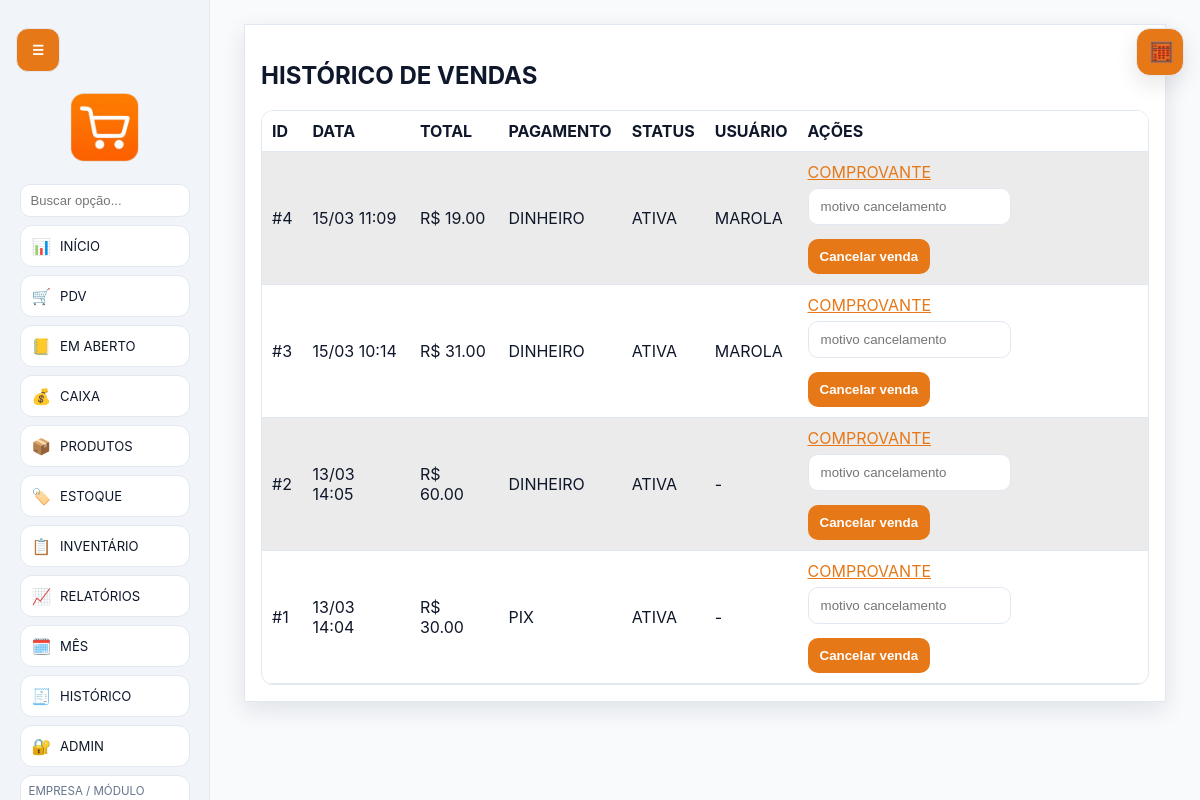
/sales (signed in), run on the app's committed database.
### tables this page shows
CREATE TABLE system_settings (
            key TEXT PRIMARY KEY,
            value TEXT NOT NULL
        );

CREATE TABLE sales (
            id INTEGER PRIMARY KEY AUTOINCREMENT,
            created_at TEXT NOT NULL,
            subtotal REAL NOT NULL,
            discount REAL NOT NULL,
            total REAL NOT NULL,
            payment_method TEXT NOT NULL,
            status TEXT NOT NULL DEFAULT 'ACTIVE',
            cancellation_reason TEXT,
            cash_session_id INTEGER, performed_by TEXT,
            FOREIGN KEY(cash_session_id) REFERENCES cash_sessions(id)
        );

### app.py (the view)
@app.route("/sales")
def sales_history():
    redirect_resp = require_login()
    if redirect_resp:
        return redirect_resp
    db = get_db()
    sales = db.execute("SELECT * FROM sales ORDER BY id DESC LIMIT 100").fetchall()
    return render_template("sales_history.html", sales=sales, payment_methods=PAYMENT_METHODS)

### app.py (called while the page is built)
def resolve_db_path() -> Path:
    endpoint = request.endpoint or ""
    if endpoint in CORE_ENDPOINTS or endpoint.startswith("admin_"):
        return MASTER_DB_PATH
    selected = session.get("module_db")
    if not selected:
        return MASTER_DB_PATH
    return BASE_DIR / str(selected)

def get_master_db() -> sqlite3.Connection:
    if "master_db" not in g:
        init_db(MASTER_DB_PATH, seed_modules=True)
        conn = sqlite3.connect(MASTER_DB_PATH)
        conn.row_factory = sqlite3.Row
        conn.execute("PRAGMA foreign_keys = ON")
        g.master_db = conn
    return g.master_db

def get_db() -> sqlite3.Connection:
    db_path = resolve_db_path()
    if "db" not in g or g.get("db_path") != str(db_path):
        previous = g.pop("db", None)
        if previous is not None:
            previous.close()
        init_db(db_path, seed_modules=(db_path == MASTER_DB_PATH))
        conn = sqlite3.connect(db_path)
        conn.row_factory = sqlite3.Row
        conn.execute("PRAGMA foreign_keys = ON")
        g.db = conn
        g.db_path = str(db_path)
    return g.db

def get_system_name(db: sqlite3.Connection) -> str:
    row = db.execute("SELECT value FROM system_settings WHERE key = 'system_name'").fetchone()
    return row["value"] if row else "Quadrinhas Drinks Vendas"

def get_setting(db: sqlite3.Connection, key: str, default: str = "") -> str:
    row = db.execute("SELECT value FROM system_settings WHERE key = ?", (key,)).fetchone()
    return row["value"] if row else default

def maybe_run_daily_backup() -> None:
    db = get_master_db()
    if get_setting(db, "backup_enabled", "1") != "1":
        return
    today = datetime.now().strftime("%Y-%m-%d")
    last_run = get_setting(db, "backup_last_run_date", "")
    if last_run == today:
        return
    keep_days = int(get_setting(db, "backup_keep_days", "30") or "30")
    create_backup_archive()
    cleanup_old_backups(keep_days)
    set_setting(db, "backup_last_run_date", today)
    db.commit()

def is_password_hashed(password: str) -> bool:
    return password.startswith("scrypt:") or password.startswith("pbkdf2:")

def hash_password(password: str) -> str:
    return generate_password_hash(password)

def user_allowed_tabs(user: sqlite3.Row | None) -> set[str]:
    if not user:
        return set()
    if user["role"] == "ADMIN":
        return set(DEFAULT_USER_TABS)
    return parse_allowed_tabs(user["allowed_tabs"])

def now_iso() -> str:
    return datetime.now().isoformat(timespec="seconds")

### templates/sales_history.html
{% extends 'base.html' %}
{% block content %}
<section class="card">
  <h2>Histórico de Vendas</h2>
  <table><tr><th>ID</th><th>Data</th><th>Total</th><th>Pagamento</th><th>Status</th><th>Usuário</th><th>Ações</th></tr>
    {% for s in sales %}
      <tr>
        <td>#{{ s['id'] }}</td><td>{{ s['created_at']|fmt_dt }}</td><td>R$ {{ '%.2f'|format(s['total']) }}</td><td>{{ s['payment_method'] }}</td><td>{{ s['status']|label_status }}</td><td>{{ s['performed_by'] or '-' }}</td>
        <td>
          <a href="{{ url_for('sale_receipt', sale_id=s['id']) }}">Comprovante</a>
          {% if s['status'] == 'ACTIVE' %}
          <form method="post" action="{{ url_for('cancel_sale', sale_id=s['id']) }}" class="inline">
            <input name="reason" placeholder="motivo cancelamento" required>
            <button>Cancelar venda</button>
          </form>
          {% endif %}
        </td>
      </tr>
    {% else %}
      <tr><td colspan="7">Nenhuma venda registrada ainda.</td></tr>
    {% endfor %}
  </table>
</section>
{% endblock %}

### templates/base.html (shortened to what this page needs)
<!doctype html>
<html lang="pt-BR">
<head>
  <link rel="stylesheet" href="{{ url_for('static', filename='style.css', v=asset_version) }}">
</head>
<body class="light-theme">
  {% if session.get('user_id') %}
  <button id="menu-toggle" class="menu-toggle" type="button" aria-label="Abrir ou fechar menu">☰</button>
  <aside id="side-menu" class="side-menu">
    <div class="menu-header">
      <img src="{{ url_for('static', filename=logo_path) }}" alt="Logo da loja" class="store-logo" onerror="this.style.display='none';this.nextElementSibling.style.display='block';">
    </div>
    <nav class="menu-nav">
      <div class="menu-filter-wrap">
        <input id="menu-filter" type="search" placeholder="Buscar opção..." autocomplete="off" aria-label="Buscar opção no menu">
      </div>
      {% if is_admin or 'dashboard' in allowed_tabs %}
      <a href="{{ url_for('dashboard') }}" title="Início"><span>📊</span><small>Início</small></a>
      {% endif %}
      {% if is_admin or 'pdv' in allowed_tabs %}
      <a href="{{ url_for('pdv') }}" title="PDV"><span>🛒</span><small>PDV</small></a>
      {% endif %}
      {% if is_admin or 'mesa' in allowed_tabs %}
      <a href="{{ url_for('mesa') }}" title="Em Aberto"><span>📒</span><small>Em Aberto</small></a>
      {% endif %}
      {% if is_admin or 'cash' in allowed_tabs %}
      <a href="{{ url_for('cash') }}" title="Caixa"><span>💰</span><small>Caixa</small></a>
      {% endif %}
      {% if is_admin or 'products' in allowed_tabs %}
      <a href="{{ url_for('products') }}" title="Produtos"><span>📦</span><small>Produtos</small></a>
      {% endif %}
      {% if is_admin or 'stock' in allowed_tabs %}
      <a href="{{ url_for('stock') }}" title="Estoque"><span>🏷️</span><small>Estoque</small></a>
      {% endif %}
      {% if is_admin or 'inventory' in allowed_tabs %}
      <a href="{{ url_for('inventory') }}" title="Inventário"><span>📋</span><small>Inventário</small></a>
      {% endif %}
      {% if is_admin or 'reports' in allowed_tabs %}
      <a href="{{ url_for('reports') }}" title="Relatórios"><span>📈</span><small>Relatórios</small></a>
      {% endif %}
      {% if is_admin or 'monthly' in allowed_tabs %}
      <a href="{{ url_for('monthly_management') }}" title="Gerenciar mês"><span>🗓️</span><small>Mês</small></a>
      {% endif %}
      {% if is_admin or 'sales' in allowed_tabs %}
      <a href="{{ url_for('sales_history') }}" title="Histórico"><span>🧾</span><small>Histórico</small></a>
      {% endif %}
      {% if is_admin %}
      <a href="{{ url_for('admin_users') }}" title="Admin"><span>🔐</span><small>Admin</small></a>
      {% endif %}
      {% if modules %}
      <form method="post" action="{{ url_for('select_module') }}" class="module-switcher">
        <label for="module_id">Empresa / Módulo</label>
      </form>
      {% endif %}
    </nav>
  </aside>
  {% endif %}
  <main class="app-main {% if session.get('user_id') %}with-sidebar{% endif %}">
    {% block content %}{% endblock %}
  </main>
  <button id="floating-calc-toggle" class="floating-calc-toggle" type="button" aria-label="Abrir calculadora" title="Calculadora">🧮</button>
</body>
</html>

### static/style.css (style rules this page uses)
body { --bg: #F8FAFC; --surface: #FFFFFF; --surface-2: #FFFFFF; --sidebar: #F1F5F9; --text: #0F172A; --muted: #64748B; --primary: #e67817; --primary-hover: #cf6510; --success: #d8f5e1; --danger: #ffdfe5; --warning: #fff1cb; --border: #E2E8F0; --link: #e67817; --shadow: 0 8px 22px rgba(15, 23, 42, 0.10); }
* { box-sizing: border-box; }
body { font-family: Inter, Segoe UI, Roboto, Arial, sans-serif; background: var(--bg); color: var(--text); margin: 0; min-height: 100vh; text-transform: uppercase; }
body.light-theme { background: var(--bg); }
.menu-toggle { position: fixed; top: 22px; left: 16px; z-index: 30; width: 44px; height: 44px; border-radius: 12px; border: 1px solid var(--border); background: var(--primary); color: #fff; cursor: pointer; }
.side-menu { position: fixed; top: 0; left: 0; width: 210px; height: 100vh; overflow-y: auto; overflow-x: hidden; background: var(--sidebar); border-right: 1px solid var(--border); display: flex; flex-direction: column; padding: 14px 10px; gap: 14px; align-items: center; transition: transform 0.25s ease; z-index: 20; }
body.light-theme .side-menu { background: var(--sidebar); }
.store-logo { width: 120px; max-height: 70px; object-fit: contain; display: block; margin: 78px auto 8px; }
.menu-nav { width: 100%; display: grid; gap: 8px; justify-items: center; margin: auto 0; }
.menu-filter-wrap { width: 170px; }
#menu-filter { margin: 0; padding: 8px 10px; font-size: 0.82rem; border-radius: 10px; }
.menu-nav a { width: 170px; min-height: 42px; display: flex; align-items: center; justify-content: flex-start; gap: 9px; padding: 7px 11px; font-size: 0.98rem; border-radius: 12px; border: 1px solid var(--border); background: var(--surface); color: var(--text); text-decoration: none; }
.menu-nav a small { font-size: 0.82rem; color: var(--text); }
.app-main { width: min(1200px, 100%); margin: 0 auto; padding: clamp(12px, 2.4vw, 24px); }
.app-main.with-sidebar { margin-left: 220px; width: calc(100% - 230px); }
.card { background: var(--surface); border: 1px solid var(--border); border-radius: var(--radius); padding: 16px; margin-bottom: 14px; box-shadow: var(--shadow); }
body.light-theme .card { background: var(--surface); }
table { width: 100%; border-collapse: separate; border-spacing: 0; border: 1px solid var(--border); border-radius: 12px; overflow: hidden; }
th, td { border-bottom: 1px solid var(--border); padding: 10px; text-align: left; }
th { background: var(--surface); color: var(--text); }
body.light-theme th { background: var(--surface); color: var(--text); }
tr:nth-child(even) td { background: color-mix(in srgb, var(--surface) 92%, #000 8%); }
label { display: block; margin-bottom: 10px; color: var(--muted); font-size: 0.93rem; }
input, select, button { width: 100%; margin-top: 6px; padding: 10px 12px; border-radius: 10px; border: 1px solid var(--border); background: var(--surface); color: var(--text); }
body.light-theme input, body.light-theme select, body.light-theme button { background: var(--surface); }
button { cursor: pointer; background: var(--primary); border: none; font-weight: 600; color: #fff; }
body.light-theme button { background: var(--primary); color: #fff; }
.inline { display: flex; gap: 8px; align-items: end; flex-wrap: wrap; }
.inline input, .inline button { width: auto; }
a { color: var(--link); }
.menu-nav a { box-shadow: inset 0 0 0 1px rgba(255,255,255,0.02); }
.card { backdrop-filter: blur(4px); }
.floating-calc-toggle { position: fixed; top: 22px; right: 16px; z-index: 40; width: 48px; height: 48px; border-radius: 14px; border: 1px solid var(--border); background: var(--primary); color: #fff; font-size: 1.25rem; box-shadow: var(--shadow); }
.module-switcher { width: 170px; display: grid; gap: 4px; padding: 8px; border: 1px solid var(--border); border-radius: 12px; background: var(--surface); }
.module-switcher label { margin: 0; font-size: 0.72rem; }

### data on the page
system_settings: value (picture)
sales: id "4", created_at|fmt_dt "15/03 11:09", total "19.00", payment_method "DINHEIRO", status|label_status "ATIVA", performed_by "MAROLA"
sales: id "3", created_at|fmt_dt "15/03 10:14", total "31.00", payment_method "DINHEIRO", status|label_status "ATIVA", performed_by "MAROLA"
sales: id "2", created_at|fmt_dt "13/03 14:05", total "60.00", payment_method "DINHEIRO", status|label_status "ATIVA", s "-"
sales: id "1", created_at|fmt_dt "13/03 14:04", total "30.00", payment_method "PIX", status|label_status "ATIVA", s "-"
